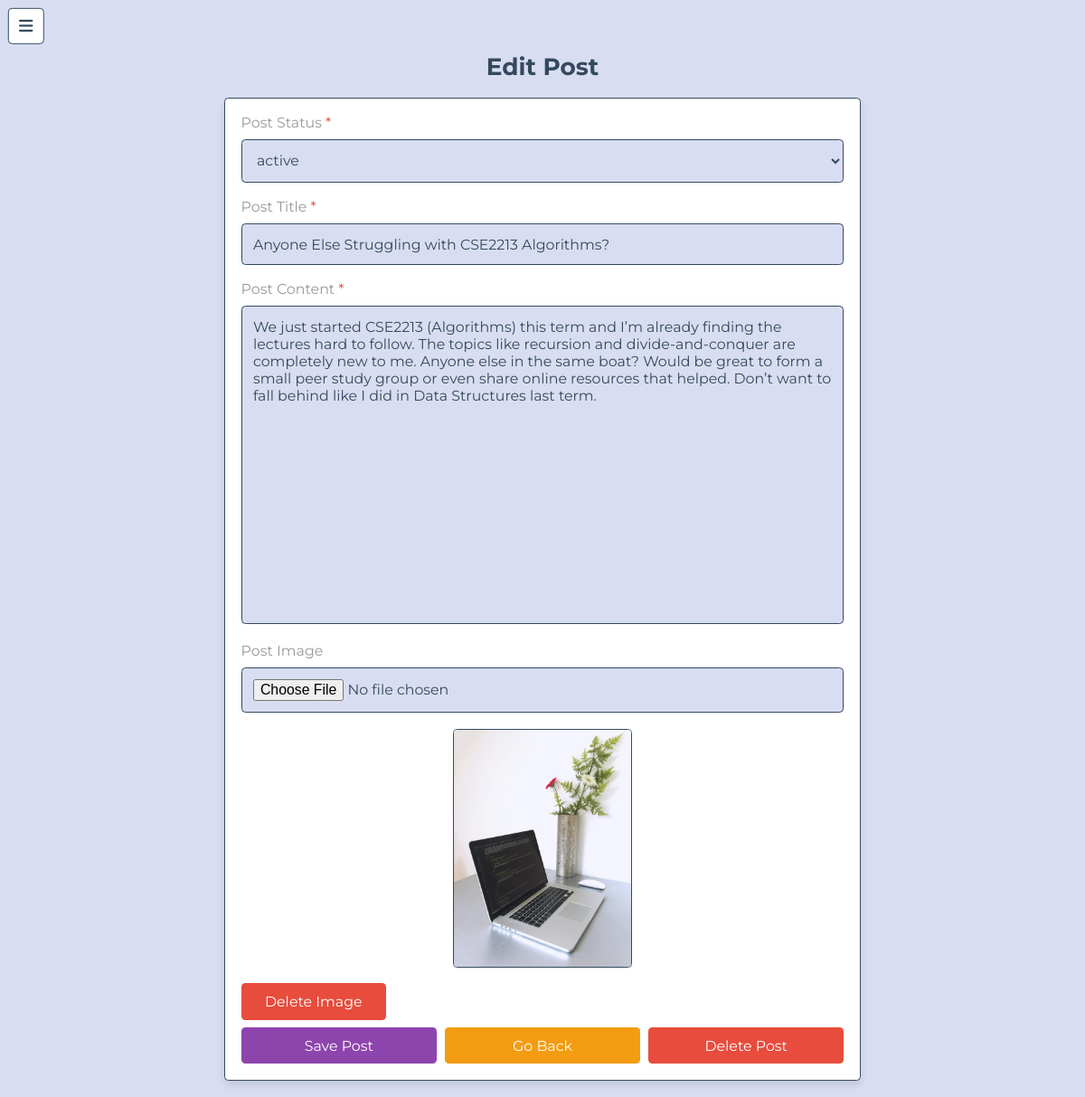
Screenshot of /project_blog/edit_post.php?id=16 (signed in) with the database file from the repository.
### tables this page shows
CREATE TABLE `posts` (
  `id` int(100) NOT NULL,
  `user_id` int(100) NOT NULL,
  `name` varchar(100) NOT NULL,
  `title` varchar(100) NOT NULL,
  `content` varchar(10000) NOT NULL,
  `image` varchar(100) NOT NULL,
  `date` date NOT NULL DEFAULT current_timestamp(),
  `status` varchar(10) NOT NULL
);

### project_blog/edit_post.php (the view, shortened to what this page needs)
<?php
$post_id = filter_var($_GET['id'], FILTER_SANITIZE_STRING);
?>
<!DOCTYPE html>
<html lang="en">
<head>
   <link rel="stylesheet" href="https://cdnjs.cloudflare.com/ajax/libs/font-awesome/6.1.1/css/all.min.css">
   <link rel="stylesheet" href="css/admin_style.css">
</head>
<body>
   <?php include 'user_profile_header.php'; ?>
   <section class="post-editor">
      <h1 class="heading">Edit Post</h1>
      <?php
      $select_posts = $conn->prepare("SELECT * FROM `posts` WHERE id = ? AND user_id = ?");
      $select_posts->execute([$post_id, $user_id]);
      if ($select_posts->rowCount() > 0) {
         while ($fetch_posts = $select_posts->fetch(PDO::FETCH_ASSOC)) {
      ?>
            <form action="edit_post.php?id=<?= $post_id ?>" method="post" enctype="multipart/form-data">
               <p>Post Status <span>*</span></p>
               <select name="status" class="box" required>
                  <option value="<?= $fetch_posts['status']; ?>" selected><?= $fetch_posts['status']; ?></option>
               </select>
               <p>Post Title <span>*</span></p>
               <input type="text" name="title" maxlength="100" required placeholder="Add post title" class="box" value="<?= $fetch_posts['title']; ?>">
               <p>Post Content <span>*</span></p>
               <textarea name="content" class="box" required maxlength="10000" placeholder="Write your content..." cols="30" rows="10"><?= $fetch_posts['content']; ?></textarea>
               <p>Post Image</p>
               <input type="file" name="image" class="box" accept="image/jpg, image/jpeg, image/png, image/webp">
               <?php if ($fetch_posts['image'] != '') { ?>
                  <img src="uploaded_img/<?= $fetch_posts['image']; ?>" class="image" alt="">
                  <input type="submit" value="Delete Image" class="inline-delete-btn" name="delete_image">
               <?php } ?>
               <div class="flex-btn">
                  <input type="submit" value="Save Post" name="save" class="btn">
                  <a href="my_posts.php" class="option-btn">Go Back</a>
                  <input type="submit" value="Delete Post" class="delete-btn" name="delete_post">
               </div>
            </form>
         <?php
         }
      }
      ?>
   </section>
</body>
</html>

### project_blog/css/admin_style.css (style rules this page uses)
:root { --main-color: #8e44ad; --red: #e74c3c; --orange: #f39c12; --black: #34495e; --white: #fff; --light-bg: hsl(230, 50%, 90%); --light-color: #999; --border: 0.2rem solid var(--black); --box-shadow: 0 0.5rem 1rem rgba(0, 0, 0, 0.1); }
* { font-family: "Montserrat", sans-serif; margin: 0; padding: 0; box-sizing: border-box; text-decoration: none; outline: none; border: none; }
html { font-size: 62.5%; overflow-x: hidden; }
body { background-color: var(--light-bg); padding-left: 35rem; }
section { max-width: 1200px; margin: 0 auto; padding: 2rem; }
.btn, .delete-btn, .option-btn, .inline-btn, .inline-option-btn, .inline-delete-btn { margin-top: 1rem; border-radius: 0.5rem; cursor: pointer; font-size: 1.8rem; color: var(--white); padding: 1.2rem 3rem; text-transform: capitalize; text-align: center; }
.inline-btn, .inline-option-btn, .inline-delete-btn { display: inline-block; margin-right: 1rem; }
.btn, .delete-btn, .option-btn { display: block; width: 100%; }
.inline-btn, .btn { background-color: var(--main-color); }
.inline-delete-btn, .delete-btn { background-color: var(--red); }
.inline-option-btn, .option-btn { background-color: var(--orange); }
.flex-btn { display: flex; gap: 1rem; }
.heading { text-align: center; margin-bottom: 2rem; text-transform: capitalize; color: var(--black); font-size: 3rem; }
.post-editor form { background-color: var(--white); border-radius: 0.5rem; border: var(--border); padding: 2rem; box-shadow: var(--box-shadow); max-width: 80rem; margin: 0 auto; padding-top: 1rem; }
.post-editor form p { font-size: 1.8rem; color: var(--light-color); padding-top: 1rem; }
.post-editor form p span { color: var(--red); }
.post-editor form .box { width: 100%; margin: 1rem 0; border-radius: 0.5rem; border: var(--border); padding: 1.4rem; font-size: 1.8rem; color: var(--black); background-color: var(--light-bg); }
.post-editor form textarea { height: 40rem; resize: none; }
.post-editor form .image { max-width: 100%; height: auto; max-height: 30rem; object-fit: contain; margin: 1rem auto; display: block; border-radius: 0.5rem; border: var(--border); }
@media (max-width: 1200px) { html { font-size: 55%; } }
@media (max-width: 1200px) { body { padding-left: 0; } }

### rows the page displays
posts: status "active", title "Anyone Else Struggling with CSE2213 Algorithms?", content "We just started CSE2213 (Algorithms) this term and I’m already finding the lectures hard to follow. The topics like recursion and divide-and-conquer are completely new to me. Anyone else in the same boat? Would be great to form a small peer study group or even share online resources that helped. Don’t want to fall behind like I did in Data Structures last term.", image (picture)
